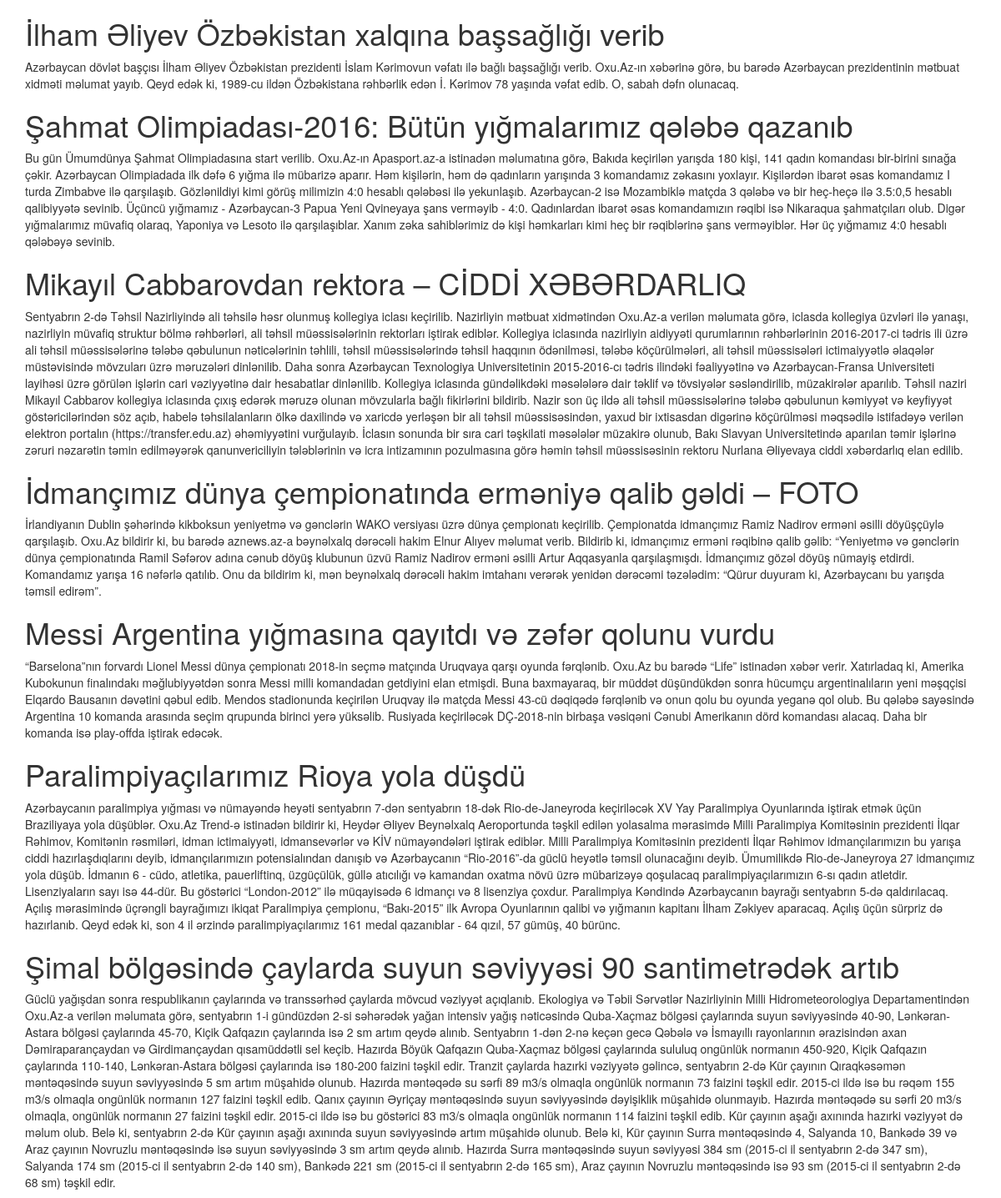
The app's page /php/crud/show.php (upper part) with its own data.
### tables this page shows
CREATE TABLE `news` (
  `id` int(11) NOT NULL,
  `title` varchar(1000) NOT NULL,
  `text` mediumtext NOT NULL,
  `img` varchar(200) NOT NULL
);

### php/crud/connect.php (called while the page is built, shortened)
<?php
   class Database {
      public $connect;
      function __construct($host,$user,$pass,$database) {
         $this->hostname = $host;
         $this->username = $user;
         $this->password = $pass;
         $this->db = $database;
         $this->connect = mysqli_connect($this->hostname,$this->username,$this->password,$this->db);
            return $this->connect;
      }
      public function all($table) {
         $sql = "SELECT * FROM $table";
         $query = mysqli_query($this->connect,$sql);
         return $query;
      }
   }
   $base = new Database("localhost","root","","blog");
 ?>

### php/crud/show.php (the view, shortened to what this page needs)
<?php
   include "connect.php";
   $query = $base->all('news');
 ?>
 <!DOCTYPE html>
 <html>
    <head>
       <link rel="stylesheet" href="bootstrap.css" media="screen" title="no title" charset="utf-8" type="text/css">
    </head>
    <body>
      <div class="container">
         <?php while ($row = mysqli_fetch_assoc($query)) { ?>
         <h1><?php echo $row['title'] ?></h1>
         <p><?php echo $row['text'] ?></p>
         <?php } ?>
      </div>
    </body>
 </html>

### records on screen
news: title "İlham Əliyev Özbəkistan xalqına başsağlığı verib", text "Azərbaycan dövlət başçısı İlham Əliyev Özbəkistan prezidenti İslam Kərimovun vəfatı ilə bağlı başsağlığı verib. Oxu.Az-ın xəbərinə görə, bu barədə Azərbaycan prezidentinin mətbuat xidməti məlumat yayıb. Qeyd edək ki, 1989-cu ildən Özbəkistana rəhbərlik edən İ. Kərimov 78 yaşında vəfat edib. O, sabah dəfn olunacaq."
news: title "Şahmat Olimpiadası-2016: Bütün yığmalarımız qələbə qazanıb", text "Bu gün Ümumdünya Şahmat Olimpiadasına start verilib. Oxu.Az-ın Apasport.az-a istinadən məlumatına görə, Bakıda keçirilən yarışda 180 kişi, 141 qadın komandası bir-birini sınağa çəkir. Azərbaycan Olimpiadada ilk dəfə 6 yığma ilə mübarizə aparır. Həm kişilərin, həm də qadınların yarışında 3 komandamız zəkasını yoxlayır. Kişilərdən ibarət əsas komandamız I turda Zimbabve ilə qarşılaşıb. Gözlənildiyi kimi görüş milimizin 4:0 hesablı qələbəsi ilə yekunlaşıb. Azərbaycan-2 isə Mozambiklə matçda 3 qələbə və bir heç-heçə ilə 3.5:0,5 hesablı qalibiyyətə sevinib. Üçüncü yığmamız - Azərbaycan-3 Papua Yeni Qvineyaya şans verməyib - 4:0. Qadınlardan ibarət əsas komandamızın rəqibi isə Nikaraqua…"
news: title "Mikayıl Cabbarovdan rektora – CİDDİ XƏBƏRDARLIQ", text "Sentyabrın 2-də Təhsil Nazirliyində ali təhsilə həsr olunmuş kollegiya iclası keçirilib. Nazirliyin mətbuat xidmətindən Oxu.Az-a verilən məlumata görə, iclasda kollegiya üzvləri ilə yanaşı, nazirliyin müvafiq struktur bölmə rəhbərləri, ali təhsil müəssisələrinin rektorları iştirak ediblər. Kollegiya iclasında nazirliyin aidiyyəti qurumlarının rəhbərlərinin 2016-2017-ci tədris ili üzrə ali təhsil müəssisələrinə tələbə qəbulunun nəticələrinin təhlili, təhsil müəssisələrində təhsil haqqının ödənilməsi, tələbə köçürülmələri, ali təhsil müəssisələri ictimaiyyətlə əlaqələr müstəvisində mövzuları üzrə məruzələri dinlənilib. Daha sonra Azərbaycan Texnologiya Universitetinin 2015-2016-cı tədris…"
news: title "İdmançımız dünya çempionatında erməniyə qalib gəldi – FOTO", text "İrlandiyanın Dublin şəhərində kikboksun yeniyetmə və gənclərin WAKO versiyası üzrə dünya çempionatı keçirilib. Çempionatda idmançımız Ramiz Nadirov erməni əsilli döyüşçüylə qarşılaşıb. Oxu.Az bildirir ki, bu barədə aznews.az-a bəynəlxalq dərəcəli hakim Elnur Alıyev məlumat verib. Bildirib ki, idmançımız erməni rəqibinə qalib gəlib: “Yeniyetmə və gənclərin dünya çempionatında Ramil Səfərov adına cənub döyüş klubunun üzvü Ramiz Nadirov erməni əsilli Artur Aqqasyanla qarşılaşmışdı. İdmançımız gözəl döyüş nümayiş etdirdi. Komandamız yarışa 16 nəfərlə qatılıb. Onu da bildirim ki, mən beynəlxalq dərəcəli hakim imtahanı verərək yenidən dərəcəmi təzələdim: “Qürur duyuram ki, Azərbaycanı bu yarışda…"
news: title "Messi Argentina yığmasına qayıtdı və zəfər qolunu vurdu", text "“Barselona”nın forvardı Lionel Messi dünya çempionatı 2018-in seçmə matçında Uruqvaya qarşı oyunda fərqlənib. Oxu.Az bu barədə “Life” istinadən xəbər verir. Xatırladaq ki, Amerika Kubokunun finalındakı məğlubiyyətdən sonra Messi milli komandadan getdiyini elan etmişdi. Buna baxmayaraq, bir müddət düşündükdən sonra hücumçu argentinalıların yeni məşqçisi Elqardo Bausanın dəvətini qəbul edib. Mendos stadionunda keçirilən Uruqvay ilə matçda Messi 43-cü dəqiqədə fərqlənib və onun qolu bu oyunda yeganə qol olub. Bu qələbə sayəsində Argentina 10 komanda arasında seçim qrupunda birinci yerə yüksəlib. Rusiyada keçiriləcək DÇ-2018-nin birbaşa vəsiqəni Cənubi Amerikanın dörd komandası alacaq. Daha bir…"
news: title "Paralimpiyaçılarımız Rioya yola düşdü", text "Azərbaycanın paralimpiya yığması və nümayəndə heyəti sentyabrın 7-dən sentyabrın 18-dək Rio-de-Janeyroda keçiriləcək XV Yay Paralimpiya Oyunlarında iştirak etmək üçün Braziliyaya yola düşüblər. Oxu.Az Trend-ə istinadən bildirir ki, Heydər Əliyev Beynəlxalq Aeroportunda təşkil edilən yolasalma mərasimdə Milli Paralimpiya Komitəsinin prezidenti İlqar Rəhimov, Komitənin rəsmiləri, idman ictimaiyyəti, idmansevərlər və KİV nümayəndələri iştirak ediblər. Milli Paralimpiya Komitəsinin prezidenti İlqar Rəhimov idmançılarımızın bu yarışa ciddi hazırlaşdıqlarını deyib, idmançılarımızın potensialından danışıb və Azərbaycanın “Rio-2016”-da güclü heyətlə təmsil olunacağını deyib. Ümumilikdə…"
news: title "Şimal bölgəsində çaylarda suyun səviyyəsi 90 santimetrədək artıb", text "Güclü yağışdan sonra respublikanın çaylarında və transsərhəd çaylarda mövcud vəziyyət açıqlanıb. Ekologiya və Təbii Sərvətlər Nazirliyinin Milli Hidrometeorologiya Departamentindən Oxu.Az-a verilən məlumata görə, sentyabrın 1-i gündüzdən 2-si səhərədək yağan intensiv yağış nəticəsində Quba-Xaçmaz bölgəsi çaylarında suyun səviyyəsində 40-90, Lənkəran-Astara bölgəsi çaylarında 45-70, Kiçik Qafqazın çaylarında isə 2 sm artım qeydə alınıb. Sentyabrın 1-dən 2-nə keçən gecə Qəbələ və İsmayıllı rayonlarının ərazisindən axan Dəmiraparançaydan və Girdimançaydan qısamüddətli sel keçib. Hazırda Böyük Qafqazın Quba-Xaçmaz bölgəsi çaylarında sululuq ongünlük normanın 450-920, Kiçik Qafqazın çaylarında…"
